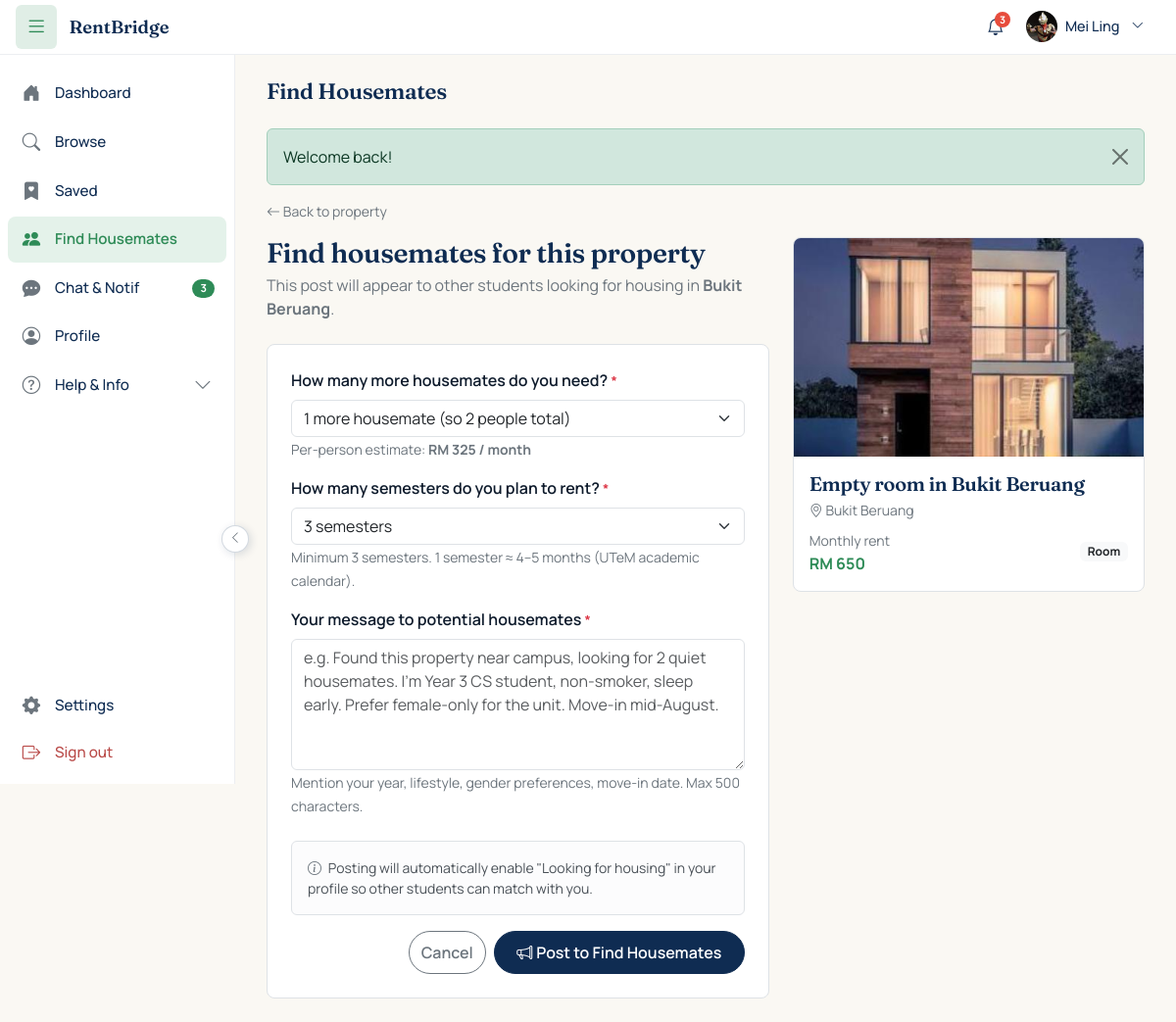
The app's page /student/find_housemates.php?property_id=2 (signed in) with its own data.
### tables this page shows
CREATE TABLE `students` (
  `user_id` int(11) NOT NULL,
  `full_name` varchar(150) NOT NULL,
  `preferred_name` varchar(50) NOT NULL DEFAULT '',
  `avatar_path` varchar(255) DEFAULT NULL,
  `matric_no` varchar(20) NOT NULL,
  `ic_no` varchar(20) NOT NULL DEFAULT '',
  `university` varchar(80) NOT NULL DEFAULT 'UTeM',
  `phone` varchar(20) NOT NULL,
  `allow_whatsapp` tinyint(1) NOT NULL DEFAULT 0,
  `looking_for_housing` tinyint(1) NOT NULL DEFAULT 0,
  `housing_pref_city` varchar(80) DEFAULT NULL,
  `housing_pref_max_rent` decimal(8,2) DEFAULT NULL,
  `housing_pref_move_in` date DEFAULT NULL,
  `housing_bio` varchar(255) DEFAULT NULL
);

CREATE TABLE `properties` (
  `id` int(11) NOT NULL,
  `landlord_id` int(11) NOT NULL,
  `title` varchar(150) NOT NULL,
  `property_type` enum('room','studio','whole_unit') NOT NULL,
  `address` text NOT NULL,
  `city` varchar(80) NOT NULL,
  `postcode` varchar(10) NOT NULL,
  `state` varchar(50) NOT NULL DEFAULT 'Melaka',
  `latitude` decimal(10,7) DEFAULT NULL,
  `longitude` decimal(10,7) DEFAULT NULL,
  `maps_url` varchar(500) DEFAULT NULL,
  `monthly_rent` decimal(8,2) NOT NULL,
  `deposit` decimal(8,2) NOT NULL DEFAULT 0.00,
  `description` text DEFAULT NULL,
  `facilities` text DEFAULT NULL,
  `furnishing` enum('none','partial','full') NOT NULL DEFAULT 'partial',
  `status` enum('pending_approval','available','reserved','rented','hidden','rejected') NOT NULL DEFAULT 'pending_approval',
  `assigned_agent_id` int(11) DEFAULT NULL,
  `agent_assigned_at` timestamp NULL DEFAULT NULL,
  `agent_status` enum('pending','inspecting','accepted','rejected','timeout') DEFAULT NULL,
  `inspection_completed_at` datetime DEFAULT NULL,
  `inspection_scheduled_at` datetime DEFAULT NULL,
  `inspection_access_method` varchar(50) DEFAULT NULL,
  `inspection_access_detail` text DEFAULT NULL,
  `assignment_round` int(11) NOT NULL DEFAULT 0,
  `viewing_mode` enum('landlord_led','agent_led','either') NOT NULL DEFAULT 'either',
  `agent_verified_at` timestamp NULL DEFAULT NULL,
  `agent_verified_by` int(11) DEFAULT NULL,
  `created_at` timestamp NOT NULL DEFAULT current_timestamp(),
  `updated_at` timestamp NOT NULL DEFAULT current_timestamp() ON UPDATE current_timestamp()
);

### student/find_housemates.php (the view, shortened to what the rows shown need)
<?php
require_once __DIR__ . '/../includes/auth.php';
$pdo = db();
$propertyId = (int)($_GET['property_id'] ?? 0);
$stmt = $pdo->prepare("
    SELECT p.*,
           (SELECT image_path FROM property_images
             WHERE property_id = p.id ORDER BY is_primary DESC LIMIT 1) AS image_path
      FROM properties p
     WHERE p.id = ? AND p.status = 'available'
");
$stmt->execute([$propertyId]);
$property = $stmt->fetch();
$old = ['message' => '', 'housemates_needed' => '1', 'semesters_needed' => '3'];
$perPersonEst = (float)$property['monthly_rent'] / (int)($old['housemates_needed'] + 1);
$pageTitle = 'Find Housemates';
?>
<div class="row g-4">
    <div class="col-lg-7">
        <p class="text-secondary mb-4">
            This post will appear to other students looking for housing in
            <strong><?= e($property['city']) ?></strong>.
        </p>
        <form method="POST" class="bg-white border rounded-3 p-4">
            <div class="mb-3">
                <small class="text-secondary">
                    Per-person estimate: <strong>RM <?= number_format($perPersonEst) ?> / month</strong>
                </small>
            </div>
        </form>
    </div>
    <div class="col-lg-5">
        <div class="bg-white border rounded-3 overflow-hidden sticky-top" style="top: 80px;">
            <div class="p-3">
                <h5 class="mb-1"><?= e($property['title']) ?></h5>
                <div class="small text-secondary mb-2">
                    <i class="bi bi-geo-alt"></i> <?= e($property['city']) ?>
                </div>
                <div class="d-flex justify-content-between align-items-center">
                    <div>
                        <small class="text-secondary">Monthly rent</small>
                        <div><strong class="text-emerald">RM <?= number_format((float)$property['monthly_rent']) ?></strong></div>
                    </div>
                    <span class="badge bg-light text-dark">
                        <?= e(ucfirst(str_replace('_',' ', $property['property_type']))) ?>
                    </span>
                </div>
            </div>
        </div>
    </div>
</div>
<?php
$pageContent = ob_get_clean();
require __DIR__ . '/../includes/student_layout.php';

### includes/student_layout.php (shortened to what the rows shown need)
<?php
require_once __DIR__ . '/auth.php';
require_once __DIR__ . '/chat.php';
$pageTitle     = $pageTitle     ?? 'Student';
$pageTabs      = $pageTabs      ?? [];
$pageContent   = $pageContent   ?? '';
$userId = current_user_id();
$pdo = db();
$stmt = $pdo->prepare("SELECT preferred_name, full_name FROM students WHERE user_id = ?");
$stmt->execute([$userId]);
$me = $stmt->fetch() ?: [];
$myName = ($me['preferred_name'] ?? '') ?: ($me['full_name'] ?? 'User');
?>
<!DOCTYPE html>
<html lang="en">
<head>
    <link href="https://cdn.jsdelivr.net/npm/bootstrap@5.3.3/dist/css/bootstrap.min.css" rel="stylesheet">
    <link href="https://cdn.jsdelivr.net/npm/bootstrap-icons@1.11.3/font/bootstrap-icons.min.css" rel="stylesheet">
    <link href="/rentbridge/assets/css/style.css" rel="stylesheet">
    <link href="/rentbridge/assets/css/student.css" rel="stylesheet">
</head>
<body class="student-body">
<header class="user-topbar">
<div class="topbar-right">
    <div class="topbar-user-menu dropdown">
        <button class="topbar-user-btn dropdown-toggle"
                type="button"
                data-bs-toggle="dropdown"
                aria-expanded="false">
            <?php
            require_once __DIR__ . '/avatar.php';
            $_avatarPath = get_avatar_path($userId, 'student');
            render_avatar($_avatarPath, $myName, 32);
            ?>
            <span class="topbar-user-name d-none d-md-inline">
                <?= e($myName) ?>
            </span>
            <i class="bi bi-chevron-down small ms-1 d-none d-md-inline"></i>
        </button>
    </div>
</div></header>
<div class="user-shell">
    <main class="user-main">
        <div class="user-content">
            <?php if (empty($pageTabs) && ($showPageTitle ?? true)): ?>
                <div class="user-page-header-noTabs">
                    <h1 class="user-page-title-inline"><?= e($pageTitle) ?></h1>
                </div>
            <?php endif; ?>
            <?= $pageContent ?>
        </div>
    </main>
</div>
</body>
</html>

### includes/avatar.php (shortened to what the rows shown need)
<?php
require_once __DIR__ . '/auth.php';
function get_avatar_path(int $userId, string $role): ?string {
    $tableMap = [
        'student'  => 'students',
        'landlord' => 'landlords',
        'agent'    => 'agents',
    ];
    $pdo = db();
    $stmt = $pdo->prepare("SELECT avatar_path FROM {$tableMap[$role]} WHERE user_id = ?");
    $stmt->execute([$userId]);
    return $stmt->fetchColumn() ?: null;
}
function render_avatar(?string $avatarPath, string $name, int $sizePx = 44, string $bgColor = '#E4F2EA'): void {
    if (!empty($avatarPath)) {
        ?>
        <img src="/rentbridge/<?= e($avatarPath) ?>"
             alt="<?= e($name) ?>"
             style="width:<?= $sizePx ?>px; height:<?= $sizePx ?>px;
                    border-radius:50%; object-fit:cover; flex-shrink:0;">
        <?php
    }
}

### records on screen
students: avatar_path (placeholder picture), preferred_name "Mei Ling"
properties: city "Bukit Beruang", monthly_rent "325", title "Empty room in Bukit Beruang", monthly_rent "650", property_type "Room"

### other values on screen
min($_nb_total, 99) "3"
$totalUnread "3"
$pageTitle "Find Housemates"
$flash['message'] "Welcome back!"
form field housemates_needed "1 more housemate (so 2 people total)"
form field semesters_needed "3 semesters"
